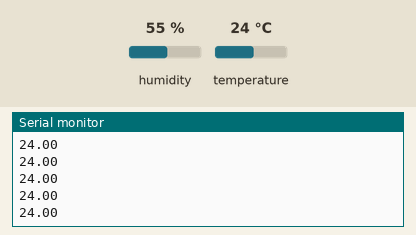
A sketch run on a simulated Arduino Uno, built with avr-gcc and run on an emulated ATmega328P. Parts: the last lines printed to the serial monitor. The inputs (shaded band) are chosen by the test bench; at power-on: temperature 24 °C, humidity 55 %.

Above: at 2.7 s.
2.8 s: temperature set to 12 °C
At 3.4 s:
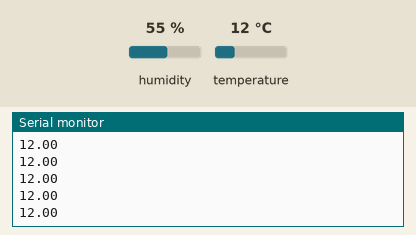
4.3 s: temperature set to 19 °C
At 4.8 s:
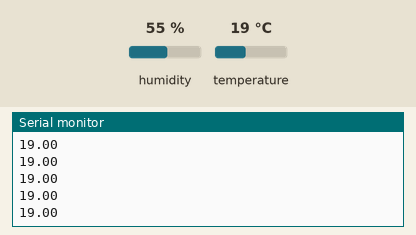
Timing chart, 0 to 7.3 s (numbered marks = the images above; inputs shaded):
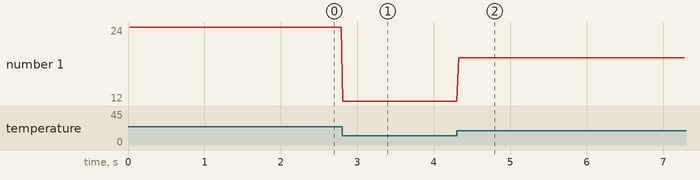

Measured:
- after the input at 2.8 s, the serial monitor: prints a new line at once (image 1)
- after the input at 4.3 s, the serial monitor: prints a new line at once (image 2)
- plotted number 1: 24 → 12 after the input at 2.8 s, 12 → 19 after the input at 4.3 s

The sketch:

dht11.ino
```cpp
#include <dht.h>
dht DHT;
#define DHT11_PIN A0
void setup(){
  Serial.begin(9600);
}

void loop(){
  int chk = DHT.read11(DHT11_PIN);
  Serial.println(DHT.temperature,2);
}
```
